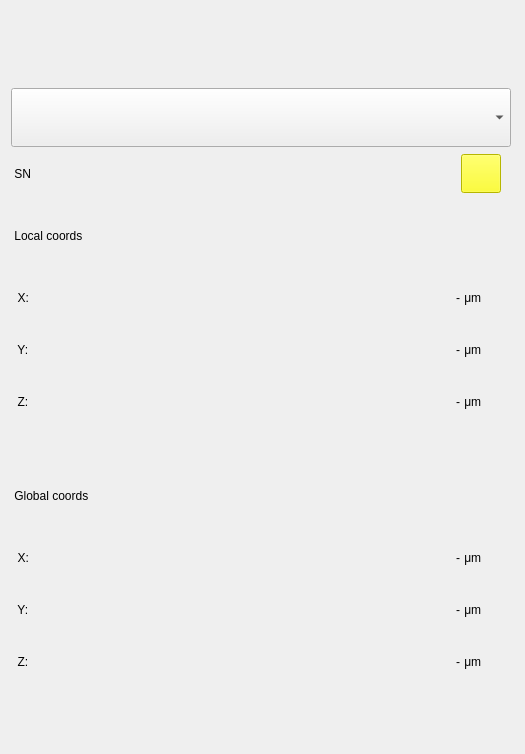
<?xml version="1.0" encoding="UTF-8"?>
<ui version="4.0">
 <class>Form</class>
 <widget class="QWidget" name="Form">
  <property name="geometry">
   <rect>
    <x>0</x>
    <y>0</y>
    <width>525</width>
    <height>754</height>
   </rect>
  </property>
  <property name="windowTitle">
   <string>Form</string>
  </property>
  <layout class="QGridLayout" name="gridLayout">
   <item row="0" column="0">
    <layout class="QVBoxLayout" name="stage_status_ui">
     <property name="spacing">
      <number>1</number>
     </property>
     <property name="sizeConstraint">
      <enum>QLayout::SetDefaultConstraint</enum>
     </property>
     <property name="leftMargin">
      <number>0</number>
     </property>
     <property name="topMargin">
      <number>1</number>
     </property>
     <property name="rightMargin">
      <number>1</number>
     </property>
     <property name="bottomMargin">
      <number>0</number>
     </property>
     <item>
      <layout class="QGridLayout" name="stage_status_ui_grid">
       <property name="rightMargin">
        <number>2</number>
       </property>
       <property name="horizontalSpacing">
        <number>1</number>
       </property>
       <property name="verticalSpacing">
        <number>2</number>
       </property>
       <item row="2" column="2">
        <widget class="QPushButton" name="pushButton">
         <property name="maximumSize">
          <size>
           <width>40</width>
           <height>39</height>
          </size>
         </property>
         <property name="styleSheet">
          <string notr="true">background-color : yellow</string>
         </property>
         <property name="text">
          <string/>
         </property>
        </widget>
       </item>
       <item row="2" column="0" colspan="2">
        <widget class="QLabel" name="stage_sn">
         <property name="minimumSize">
          <size>
           <width>0</width>
           <height>50</height>
          </size>
         </property>
         <property name="maximumSize">
          <size>
           <width>16777215</width>
           <height>70</height>
          </size>
         </property>
         <property name="text">
          <string> SN</string>
         </property>
        </widget>
       </item>
       <item row="0" column="0" colspan="3">
        <widget class="QLabel" name="label">
         <property name="minimumSize">
          <size>
           <width>0</width>
           <height>30</height>
          </size>
         </property>
         <property name="maximumSize">
          <size>
           <width>16777215</width>
           <height>30</height>
          </size>
         </property>
         <property name="text">
          <string/>
         </property>
        </widget>
       </item>
       <item row="7" column="0" colspan="3">
        <widget class="QLabel" name="label_3">
         <property name="maximumSize">
          <size>
           <width>150</width>
           <height>30</height>
          </size>
         </property>
         <property name="text">
          <string/>
         </property>
        </widget>
       </item>
       <item row="4" column="1" alignment="Qt::AlignRight">
        <widget class="QLabel" name="local_coords_x">
         <property name="maximumSize">
          <size>
           <width>16777215</width>
           <height>16777215</height>
          </size>
         </property>
         <property name="text">
          <string>-</string>
         </property>
        </widget>
       </item>
       <item row="11" column="2">
        <widget class="QLabel" name="label_18">
         <property name="text">
          <string> μm</string>
         </property>
        </widget>
       </item>
       <item row="3" column="0" colspan="3">
        <widget class="QLabel" name="local_coords">
         <property name="minimumSize">
          <size>
           <width>0</width>
           <height>70</height>
          </size>
         </property>
         <property name="maximumSize">
          <size>
           <width>16777215</width>
           <height>70</height>
          </size>
         </property>
         <property name="text">
          <string> Local coords</string>
         </property>
        </widget>
       </item>
       <item row="4" column="0">
        <widget class="QLabel" name="label_2">
         <property name="maximumSize">
          <size>
           <width>16777215</width>
           <height>50</height>
          </size>
         </property>
         <property name="text">
          <string>  X:</string>
         </property>
        </widget>
       </item>
       <item row="9" column="2">
        <widget class="QLabel" name="label_16">
         <property name="text">
          <string> μm</string>
         </property>
        </widget>
       </item>
       <item row="6" column="0">
        <widget class="QLabel" name="label_11">
         <property name="maximumSize">
          <size>
           <width>16777215</width>
           <height>50</height>
          </size>
         </property>
         <property name="text">
          <string>  Z:</string>
         </property>
        </widget>
       </item>
       <item row="11" column="0">
        <widget class="QLabel" name="label_7">
         <property name="maximumSize">
          <size>
           <width>16777215</width>
           <height>50</height>
          </size>
         </property>
         <property name="text">
          <string>  Z:</string>
         </property>
        </widget>
       </item>
       <item row="9" column="0">
        <widget class="QLabel" name="label_5">
         <property name="maximumSize">
          <size>
           <width>16777215</width>
           <height>50</height>
          </size>
         </property>
         <property name="text">
          <string>  X:</string>
         </property>
        </widget>
       </item>
       <item row="10" column="2">
        <widget class="QLabel" name="label_17">
         <property name="text">
          <string> μm</string>
         </property>
        </widget>
       </item>
       <item row="4" column="2">
        <widget class="QLabel" name="label_13">
         <property name="minimumSize">
          <size>
           <width>50</width>
           <height>0</height>
          </size>
         </property>
         <property name="maximumSize">
          <size>
           <width>50</width>
           <height>16777215</height>
          </size>
         </property>
         <property name="text">
          <string> μm</string>
         </property>
        </widget>
       </item>
       <item row="6" column="1" alignment="Qt::AlignRight">
        <widget class="QLabel" name="local_coords_z">
         <property name="text">
          <string>-</string>
         </property>
        </widget>
       </item>
       <item row="10" column="1" alignment="Qt::AlignRight">
        <widget class="QLabel" name="global_coords_y">
         <property name="text">
          <string>-</string>
         </property>
        </widget>
       </item>
       <item row="5" column="1" alignment="Qt::AlignRight">
        <widget class="QLabel" name="local_coords_y">
         <property name="text">
          <string>-</string>
         </property>
        </widget>
       </item>
       <item row="9" column="1" alignment="Qt::AlignRight">
        <widget class="QLabel" name="global_coords_x">
         <property name="text">
          <string>-</string>
         </property>
        </widget>
       </item>
       <item row="8" column="0" colspan="3">
        <widget class="QLabel" name="global_coords">
         <property name="minimumSize">
          <size>
           <width>0</width>
           <height>70</height>
          </size>
         </property>
         <property name="maximumSize">
          <size>
           <width>16777215</width>
           <height>70</height>
          </size>
         </property>
         <property name="text">
          <string> Global coords</string>
         </property>
        </widget>
       </item>
       <item row="5" column="0">
        <widget class="QLabel" name="label_10">
         <property name="maximumSize">
          <size>
           <width>16777215</width>
           <height>50</height>
          </size>
         </property>
         <property name="text">
          <string>  Y:</string>
         </property>
        </widget>
       </item>
       <item row="11" column="1" alignment="Qt::AlignRight">
        <widget class="QLabel" name="global_coords_z">
         <property name="text">
          <string>-</string>
         </property>
        </widget>
       </item>
       <item row="1" column="0" colspan="3">
        <widget class="QComboBox" name="stage_selector">
         <property name="maximumSize">
          <size>
           <width>16777215</width>
           <height>70</height>
          </size>
         </property>
        </widget>
       </item>
       <item row="10" column="0">
        <widget class="QLabel" name="label_6">
         <property name="maximumSize">
          <size>
           <width>16777215</width>
           <height>50</height>
          </size>
         </property>
         <property name="text">
          <string>  Y:</string>
         </property>
        </widget>
       </item>
       <item row="5" column="2">
        <widget class="QLabel" name="label_14">
         <property name="text">
          <string> μm</string>
         </property>
        </widget>
       </item>
       <item row="12" column="0" colspan="3">
        <widget class="QLabel" name="label_4">
         <property name="maximumSize">
          <size>
           <width>16777215</width>
           <height>10</height>
          </size>
         </property>
         <property name="text">
          <string/>
         </property>
        </widget>
       </item>
       <item row="6" column="2">
        <widget class="QLabel" name="label_15">
         <property name="maximumSize">
          <size>
           <width>40</width>
           <height>16777215</height>
          </size>
         </property>
         <property name="text">
          <string> μm</string>
         </property>
        </widget>
       </item>
      </layout>
     </item>
    </layout>
   </item>
  </layout>
 </widget>
 <resources/>
 <connections/>
</ui>
